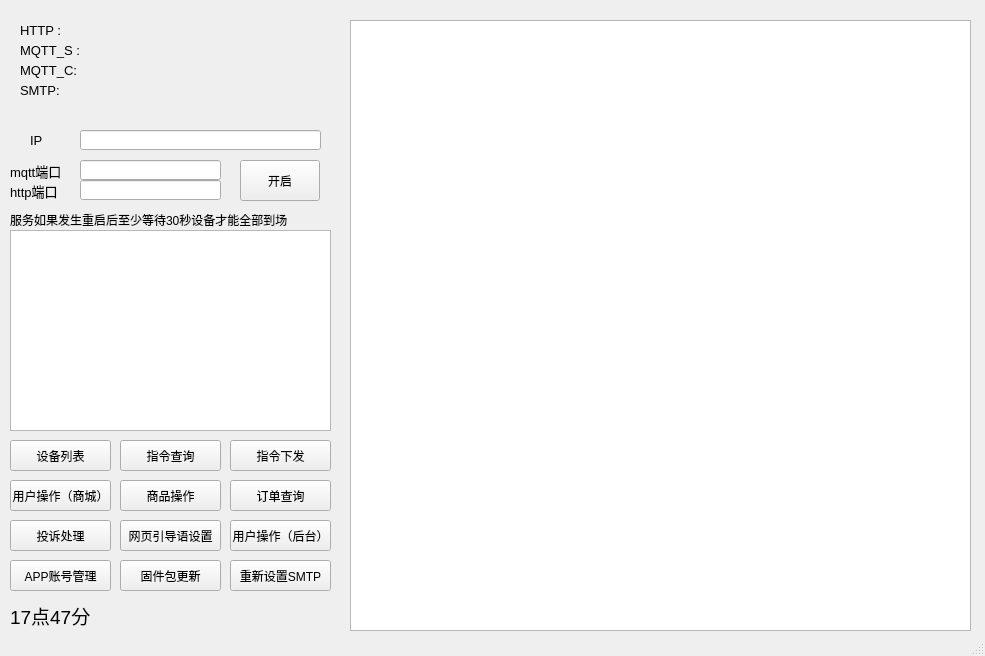
<?xml version="1.0" encoding="UTF-8"?>
<ui version="4.0">
 <class>MainWindow</class>
 <widget class="QMainWindow" name="MainWindow">
  <property name="geometry">
   <rect>
    <x>0</x>
    <y>0</y>
    <width>985</width>
    <height>656</height>
   </rect>
  </property>
  <property name="windowTitle">
   <string>MainWindow</string>
  </property>
  <widget class="QWidget" name="centralwidget">
   <widget class="QTextEdit" name="textEdit_console">
    <property name="geometry">
     <rect>
      <x>350</x>
      <y>20</y>
      <width>621</width>
      <height>611</height>
     </rect>
    </property>
   </widget>
   <widget class="QPushButton" name="pushButton_products">
    <property name="geometry">
     <rect>
      <x>120</x>
      <y>480</y>
      <width>101</width>
      <height>31</height>
     </rect>
    </property>
    <property name="text">
     <string>商品操作</string>
    </property>
   </widget>
   <widget class="QPushButton" name="pushButton_malluser">
    <property name="geometry">
     <rect>
      <x>10</x>
      <y>480</y>
      <width>101</width>
      <height>31</height>
     </rect>
    </property>
    <property name="text">
     <string>用户操作（商城）</string>
    </property>
   </widget>
   <widget class="QPushButton" name="pushButton_contorluser">
    <property name="geometry">
     <rect>
      <x>230</x>
      <y>520</y>
      <width>101</width>
      <height>31</height>
     </rect>
    </property>
    <property name="text">
     <string>用户操作（后台）</string>
    </property>
   </widget>
   <widget class="QPushButton" name="pushButton_cmddispatch">
    <property name="geometry">
     <rect>
      <x>230</x>
      <y>440</y>
      <width>101</width>
      <height>31</height>
     </rect>
    </property>
    <property name="styleSheet">
     <string notr="true"/>
    </property>
    <property name="text">
     <string>指令下发</string>
    </property>
   </widget>
   <widget class="QPushButton" name="pushButton_smtpinfo">
    <property name="geometry">
     <rect>
      <x>230</x>
      <y>560</y>
      <width>101</width>
      <height>31</height>
     </rect>
    </property>
    <property name="styleSheet">
     <string notr="true"/>
    </property>
    <property name="text">
     <string>重新设置SMTP</string>
    </property>
   </widget>
   <widget class="QPushButton" name="pushButton_appeal">
    <property name="geometry">
     <rect>
      <x>10</x>
      <y>520</y>
      <width>101</width>
      <height>31</height>
     </rect>
    </property>
    <property name="styleSheet">
     <string notr="true"/>
    </property>
    <property name="text">
     <string>投诉处理</string>
    </property>
   </widget>
   <widget class="QPushButton" name="pushButton_firmware">
    <property name="geometry">
     <rect>
      <x>120</x>
      <y>560</y>
      <width>101</width>
      <height>31</height>
     </rect>
    </property>
    <property name="styleSheet">
     <string notr="true"/>
    </property>
    <property name="text">
     <string>固件包更新</string>
    </property>
   </widget>
   <widget class="QPushButton" name="pushButton_order">
    <property name="geometry">
     <rect>
      <x>230</x>
      <y>480</y>
      <width>101</width>
      <height>31</height>
     </rect>
    </property>
    <property name="styleSheet">
     <string notr="true"/>
    </property>
    <property name="text">
     <string>订单查询</string>
    </property>
   </widget>
   <widget class="QPushButton" name="pushButton_cmdquery">
    <property name="geometry">
     <rect>
      <x>120</x>
      <y>440</y>
      <width>101</width>
      <height>31</height>
     </rect>
    </property>
    <property name="styleSheet">
     <string notr="true"/>
    </property>
    <property name="text">
     <string>指令查询</string>
    </property>
   </widget>
   <widget class="QPushButton" name="pushButton_webUI">
    <property name="geometry">
     <rect>
      <x>120</x>
      <y>520</y>
      <width>101</width>
      <height>31</height>
     </rect>
    </property>
    <property name="styleSheet">
     <string notr="true"/>
    </property>
    <property name="text">
     <string>网页引导语设置</string>
    </property>
   </widget>
   <widget class="QPushButton" name="pushButton_devlist">
    <property name="geometry">
     <rect>
      <x>10</x>
      <y>440</y>
      <width>101</width>
      <height>31</height>
     </rect>
    </property>
    <property name="styleSheet">
     <string notr="true"/>
    </property>
    <property name="text">
     <string>设备列表</string>
    </property>
   </widget>
   <widget class="QLabel" name="label">
    <property name="geometry">
     <rect>
      <x>20</x>
      <y>20</y>
      <width>61</width>
      <height>21</height>
     </rect>
    </property>
    <property name="font">
     <font>
      <pointsize>10</pointsize>
     </font>
    </property>
    <property name="text">
     <string>HTTP :</string>
    </property>
   </widget>
   <widget class="QLabel" name="label_edit_http">
    <property name="geometry">
     <rect>
      <x>80</x>
      <y>20</y>
      <width>51</width>
      <height>21</height>
     </rect>
    </property>
    <property name="font">
     <font>
      <pointsize>12</pointsize>
     </font>
    </property>
    <property name="text">
     <string/>
    </property>
   </widget>
   <widget class="QLabel" name="label_4">
    <property name="geometry">
     <rect>
      <x>20</x>
      <y>40</y>
      <width>81</width>
      <height>21</height>
     </rect>
    </property>
    <property name="font">
     <font>
      <pointsize>10</pointsize>
     </font>
    </property>
    <property name="text">
     <string>MQTT_S :</string>
    </property>
   </widget>
   <widget class="QLabel" name="label_edit_mqttser">
    <property name="geometry">
     <rect>
      <x>80</x>
      <y>40</y>
      <width>51</width>
      <height>21</height>
     </rect>
    </property>
    <property name="font">
     <font>
      <pointsize>12</pointsize>
     </font>
    </property>
    <property name="text">
     <string/>
    </property>
   </widget>
   <widget class="QListView" name="listView_ipclick">
    <property name="geometry">
     <rect>
      <x>10</x>
      <y>230</y>
      <width>321</width>
      <height>201</height>
     </rect>
    </property>
   </widget>
   <widget class="QPushButton" name="pushButton_appcount">
    <property name="geometry">
     <rect>
      <x>10</x>
      <y>560</y>
      <width>101</width>
      <height>31</height>
     </rect>
    </property>
    <property name="styleSheet">
     <string notr="true"/>
    </property>
    <property name="text">
     <string>APP账号管理</string>
    </property>
   </widget>
   <widget class="QLabel" name="label_6">
    <property name="geometry">
     <rect>
      <x>20</x>
      <y>60</y>
      <width>91</width>
      <height>21</height>
     </rect>
    </property>
    <property name="font">
     <font>
      <pointsize>10</pointsize>
     </font>
    </property>
    <property name="text">
     <string>MQTT_C:</string>
    </property>
   </widget>
   <widget class="QLabel" name="label_edit_mqttsubcrib">
    <property name="geometry">
     <rect>
      <x>80</x>
      <y>60</y>
      <width>51</width>
      <height>21</height>
     </rect>
    </property>
    <property name="font">
     <font>
      <pointsize>12</pointsize>
     </font>
    </property>
    <property name="text">
     <string/>
    </property>
   </widget>
   <widget class="QLabel" name="label_edit_systime">
    <property name="geometry">
     <rect>
      <x>10</x>
      <y>600</y>
      <width>331</width>
      <height>31</height>
     </rect>
    </property>
    <property name="font">
     <font>
      <pointsize>14</pointsize>
     </font>
    </property>
    <property name="styleSheet">
     <string notr="true">color: rgb(0, 0, 0);</string>
    </property>
    <property name="text">
     <string>17点47分</string>
    </property>
   </widget>
   <widget class="QLabel" name="label_7">
    <property name="geometry">
     <rect>
      <x>20</x>
      <y>80</y>
      <width>41</width>
      <height>21</height>
     </rect>
    </property>
    <property name="font">
     <font>
      <pointsize>10</pointsize>
     </font>
    </property>
    <property name="text">
     <string>SMTP:</string>
    </property>
   </widget>
   <widget class="QLabel" name="label_edit_smtp">
    <property name="geometry">
     <rect>
      <x>80</x>
      <y>80</y>
      <width>51</width>
      <height>21</height>
     </rect>
    </property>
    <property name="font">
     <font>
      <pointsize>12</pointsize>
     </font>
    </property>
    <property name="text">
     <string/>
    </property>
   </widget>
   <widget class="QLineEdit" name="lineEdit_ip">
    <property name="geometry">
     <rect>
      <x>80</x>
      <y>130</y>
      <width>241</width>
      <height>20</height>
     </rect>
    </property>
   </widget>
   <widget class="QLabel" name="label_8">
    <property name="geometry">
     <rect>
      <x>30</x>
      <y>130</y>
      <width>41</width>
      <height>21</height>
     </rect>
    </property>
    <property name="font">
     <font>
      <pointsize>10</pointsize>
     </font>
    </property>
    <property name="text">
     <string>IP</string>
    </property>
   </widget>
   <widget class="QPushButton" name="pushButton_openmqtt">
    <property name="geometry">
     <rect>
      <x>240</x>
      <y>160</y>
      <width>80</width>
      <height>41</height>
     </rect>
    </property>
    <property name="text">
     <string>开启</string>
    </property>
   </widget>
   <widget class="QLineEdit" name="lineEdit_mqtport">
    <property name="geometry">
     <rect>
      <x>80</x>
      <y>160</y>
      <width>141</width>
      <height>20</height>
     </rect>
    </property>
   </widget>
   <widget class="QLabel" name="label_9">
    <property name="geometry">
     <rect>
      <x>10</x>
      <y>160</y>
      <width>61</width>
      <height>21</height>
     </rect>
    </property>
    <property name="font">
     <font>
      <pointsize>10</pointsize>
     </font>
    </property>
    <property name="text">
     <string>mqtt端口</string>
    </property>
   </widget>
   <widget class="QLabel" name="label_10">
    <property name="geometry">
     <rect>
      <x>10</x>
      <y>180</y>
      <width>61</width>
      <height>21</height>
     </rect>
    </property>
    <property name="font">
     <font>
      <pointsize>10</pointsize>
     </font>
    </property>
    <property name="text">
     <string>http端口</string>
    </property>
   </widget>
   <widget class="QLineEdit" name="lineEdit_httpport">
    <property name="geometry">
     <rect>
      <x>80</x>
      <y>180</y>
      <width>141</width>
      <height>20</height>
     </rect>
    </property>
   </widget>
   <widget class="QLabel" name="label_2">
    <property name="geometry">
     <rect>
      <x>10</x>
      <y>210</y>
      <width>321</width>
      <height>20</height>
     </rect>
    </property>
    <property name="text">
     <string>服务如果发生重启后至少等待30秒设备才能全部到场</string>
    </property>
   </widget>
  </widget>
  <widget class="QStatusBar" name="statusbar"/>
 </widget>
 <resources/>
 <connections/>
</ui>
